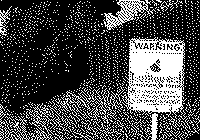
#> input picture mesteri/2. felev/orvosikepf/zh feladatok/input_binary.png, 200 x 140 px
$ python 16.py
#> lines starting #> are read from the running program, lines starting #| are printed output that depends on the picture; after the words box and inside, x2 and y2 are one past the last pixel; in counts of white or black regions, pixels touching at a corner belong together
#> in main, `img = cv2.imread(file_path, cv2.IMREAD_GRAYSCALE)`: img: shape (140, 200); 28% white; 1306 white regions (1288 under 20 px), largest, box (x1, y1, x2, y2) and area: (121, 37, 187, 119) 3356, (60, 86, 125, 124) 532, (103, 0, 156, 30) 518
# Régió-jelölő módszer. Lásd 7/9 fóliát. Bemenet egy fekete, fehér kép. Az eredmény egy színes kép, ahol a színek a régiókat azonosítják.

import os
import numpy as np
import cv2
import matplotlib.pyplot as plt

class UnionFind:
    def __init__(self):
        self.parent = {}

    def make_set(self, i):
        if i not in self.parent:
            self.parent[i] = i

    def find(self, i):
        if self.parent[i] == i:
            return i
        self.parent[i] = self.find(self.parent[i])
        return self.parent[i]

    def union(self, i, j):
        root_i = self.find(i)
        root_j = self.find(j)
        if root_i != root_j:
            if root_i < root_j:
                self.parent[root_j] = root_i
            else:
                self.parent[root_i] = root_j

def region_labeling(binary_image):
    h, w = binary_image.shape
#> h = 140; w = 200
    labels = np.zeros((h, w), dtype=np.int32)
    next_label = 1
    uf = UnionFind()

    for i in range(h):
        for j in range(w):
            if binary_image[i, j] > 127:
                top = labels[i-1, j] if i > 0 else 0
                left = labels[i, j-1] if j > 0 else 0

                if top == 0 and left == 0:
                    labels[i, j] = next_label
                    uf.make_set(next_label)
                    next_label += 1
                elif top != 0 and left == 0:
                    labels[i, j] = top
                elif top == 0 and left != 0:
                    labels[i, j] = left
                else:
                    uf.union(top, left)
                    labels[i, j] = uf.find(top)
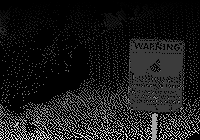
#> labels: shape (140, 200) int32; min 0, max 3302, mean 356.9; drawn with min black and max white

    for i in range(h):
        for j in range(w):
            if labels[i, j] > 0:
                labels[i, j] = uf.find(labels[i, j])
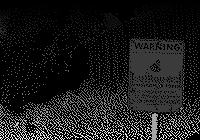
#> labels: shape (140, 200) int32; 2.29% of pixels changed, all inside (x1, y1, x2, y2) = (1, 2, 193, 140); drawn with min black and max white

    return labels

def colorize_labels(labels):
    max_label = np.max(labels)
    if max_label == 0:
        return np.zeros((*labels.shape, 3), dtype=np.uint8)

    np.random.seed(42)
    colors = np.random.randint(0, 256, size=(max_label + 1, 3), dtype=np.uint8)
    colors[0] = [0, 0, 0]

    return colors[labels]
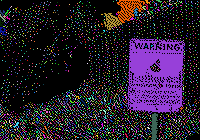
#> returned value: shape (140, 200, 3); mean of channels 0, 1, 2 44.5, 27.6, 39.2; drawn as B, G, R

def main():
    file_path = os.path.join(os.path.dirname(os.path.abspath(__file__)), 'input_binary.png')
    img = cv2.imread(file_path, cv2.IMREAD_GRAYSCALE)
    if img is not None:
        labels = region_labeling(img)
        colored_img = colorize_labels(labels)

        plt.figure(figsize=(10, 5))
        plt.subplot(1, 2, 1)
        plt.imshow(img, cmap='gray')
        plt.title('Eredeti bináris kép')
        plt.axis('off')

        plt.subplot(1, 2, 2)
        plt.imshow(colored_img)
        plt.title('Régiók')
        plt.axis('off')

        plt.show()
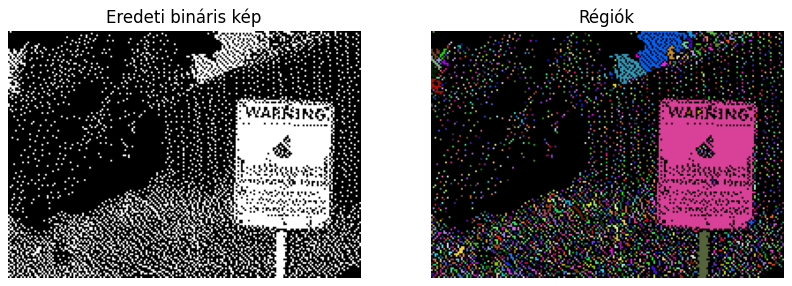
#> figure drawn by matplotlib, 2 panels
    else:
        print(f"Nem sikerült betölteni a képet: {file_path}")

if __name__ == '__main__':
    main()
